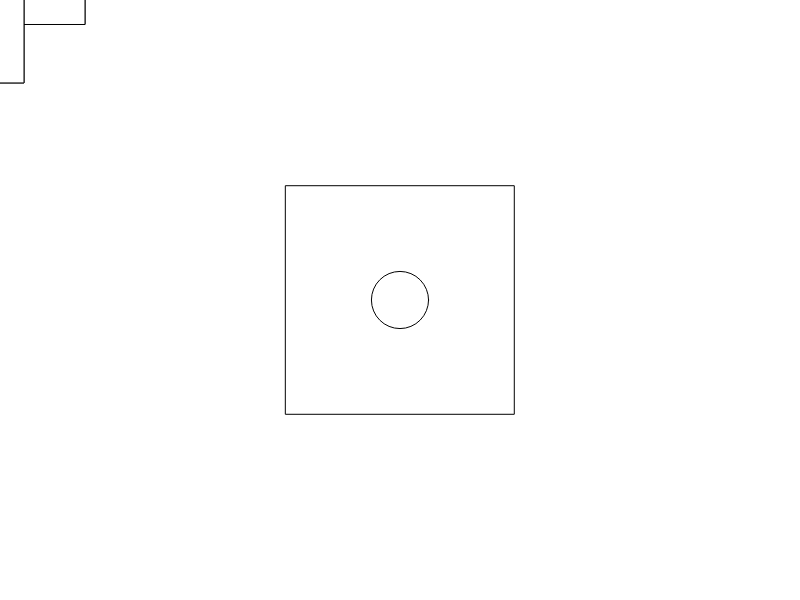
Frame 1 (no input)
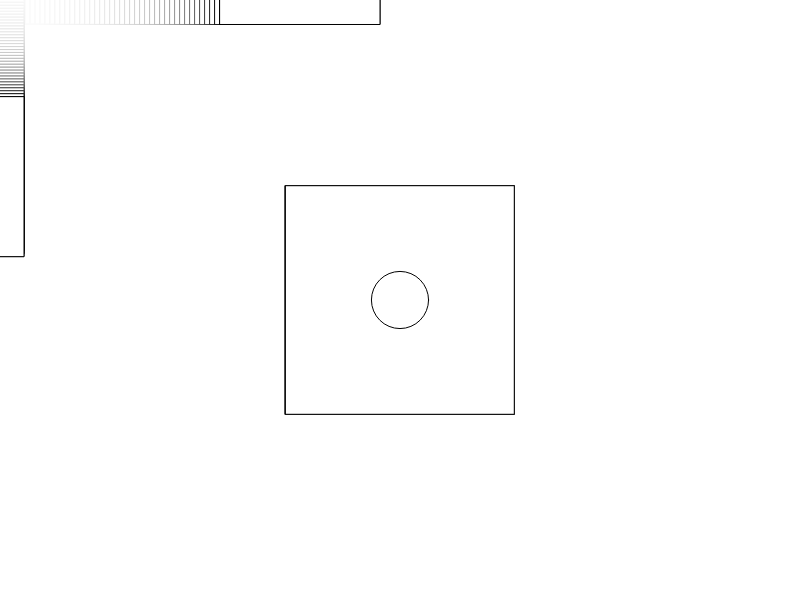
Frame 60 (no input)
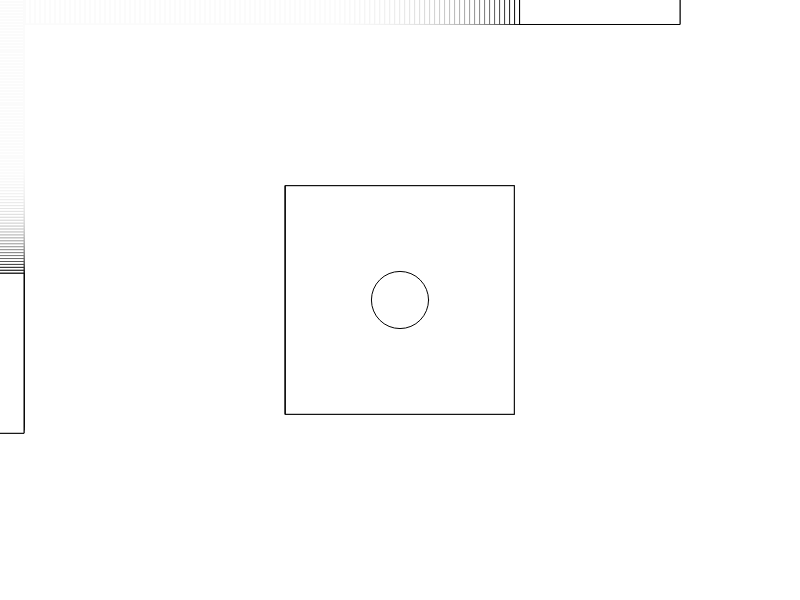
Frame 120 (the mouse pressed at the canvas centre since frame 60)

The p5.js sketch that drew these frames (run headless with seeded random() and noise() and a simulated clock; from frame 60 on, the mouse is pressed at the canvas centre):

// p5.js sketch
// ── sketch.js
var circleX = 0;
var circleY = 0;

var rectX=0;
var rectY=0;

var PewpewX=0;
var PewpewY=0;

var randomnessX=0;
var randomnessX2=0;

var randomnessY=0;
var randomnessY2=0;

var setrandomX=false;
var setrandomY=false;


function setup() {
  rectMode(CENTER);
  createCanvas(displayWidth, displayHeight);
}
function keyPressed(){
  if(keyCode==(70)){
    fullscreen(true);
  }
  
}
function draw() {
  background(255,255,255,25);
  if(setrandomX==true){
  randomnessX=random(0,displayHeight);
  randomnessX2=random(0,displayHeight);
    //
    setrandomX=false;
  }
  if(setrandomY==true){
    randomnessY=random(0,displayWidth);
    randomnessY2=random(0,displayWidth);
    //
    setrandomY=false;
  }
  //
  if(keyIsDown(87)){
    circleY=circleY-2.5;
  }
  //
  if(keyIsDown(83)){
    circleY=circleY+2.5;
  }
  //
  if(keyIsDown(65)){
    circleX=circleX-2.5;
  }
  //
  if(keyIsDown(68)){
    circleX=circleX+2.5;
  }
  //
  if(circleX+displayWidth/28>=rectX+displayWidth/7){
    circleX=circleX-2.5;
    rectX=rectX+2.5;
  }
  if(circleX-displayWidth/28<=rectX-displayWidth/7){
    circleX=circleX+2.5;
    rectX=rectX-2.5;
  }
  if(circleY+displayWidth/28>=rectY+displayWidth/7){
    circleY=circleY-2.5;
    rectY=rectY+2.5;
  }
  if(circleY-displayWidth/28<=rectY-displayWidth/7){
    circleY=circleY+2.5;
    rectY=rectY-2.5;
  }
  rect(rectX+displayWidth/2,rectY+displayHeight/2,displayWidth/3.5);
  
  
  ellipse(circleX+displayWidth/2, circleY+displayHeight/2,displayWidth/14);
  //
  PewpewX=PewpewX+5;
  PewpewY=PewpewY+2.944;
  //
  if(PewpewX+displayWidth/5>=displayWidth/0.75){
    PewpewX=-displayWidth/5;
    //
    setrandomX=true;
  }
  rect(PewpewX,randomnessX,displayWidth/5,displayHeight/12.25);
  rect(PewpewX,randomnessX2,displayWidth/5,displayHeight/12.25);
  //
  
  if(PewpewY+displayHeight/5>=displayHeight/0.7){
  PewpewY=-displayHeight/5;
    //
    setrandomY=true;
  }
  rect(randomnessY,PewpewY,displayHeight/12.5,displayWidth/5);
  rect(randomnessY2,PewpewY,displayHeight/12.5,displayWidth/5);
  
}
